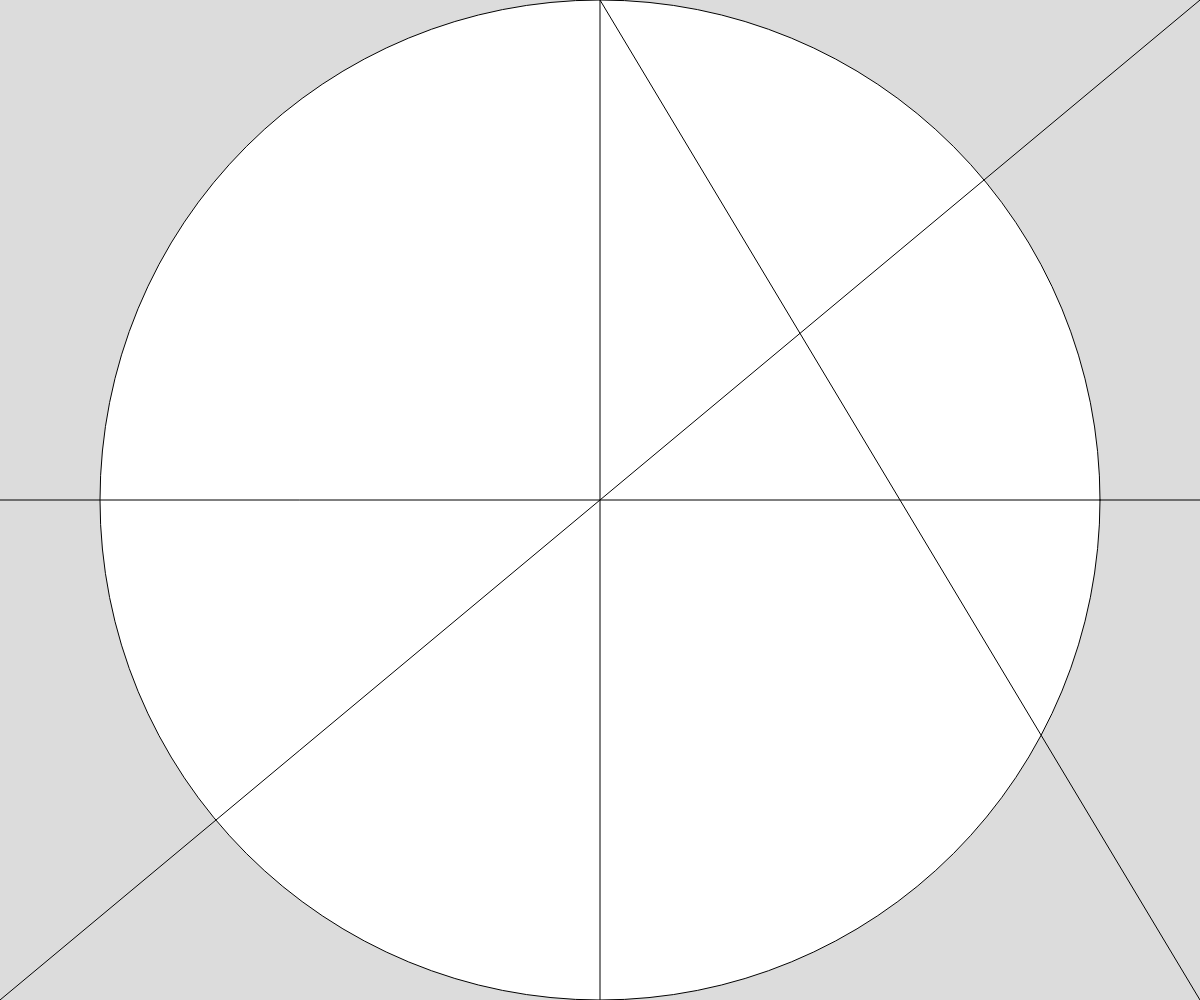
Frame 1 (no input)
Frame 60 (no input): identical to frame 1, image omitted
Frame 120 (the mouse pressed at the canvas centre since frame 60): identical to frame 1, image omitted

The p5.js sketch that drew this single still picture (run headless with seeded random() and noise() and a simulated clock; from frame 60 on, the mouse is pressed at the canvas centre):

// p5.js sketch
// ── sketch.js
// The Clock
// Kamaluddin
// Date
//
// Extra for Experts:
// - describe what you did to take this project "above and beyond"

let radius;
let xCenter;

function setup() {
  createCanvas(windowWidth, windowHeight);
  if (windowHeight>windowWidth){
    radius = width/2;
  }
  else{
    radius = height/2;
  }
}

function draw() {
  background(220);
  circle(width/2, height/2, radius*2);
  line(width/2, 0, width ,height);
  line(width, 0, 0,height);
  line(0 ,height/2, width ,height/2);
  line(width/2 ,0, width/2 ,height);
}
